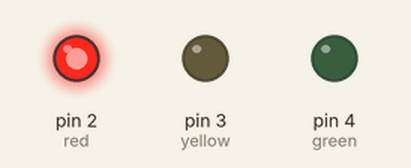
Recording of a sketch running on a simulated Arduino Uno, built with avr-gcc and run on an emulated ATmega328P. Parts: output pins drawn as LEDs (lit = HIGH).

Above: at 1.5 s.
At 3.5 s:
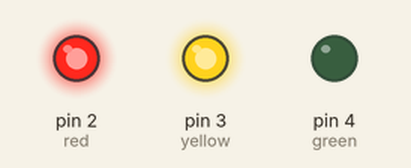
At 5.5 s:
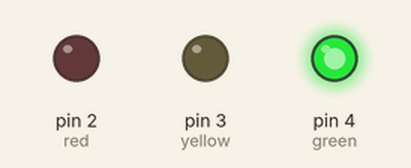
At 7.5 s:
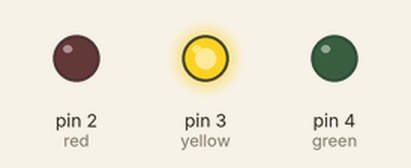
Timing chart, 0 to 10.4 s (numbered marks = the images above):
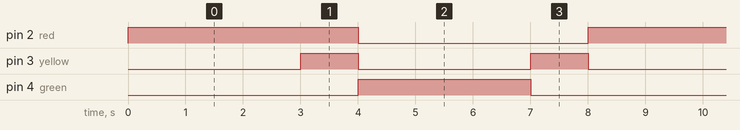

Measured:
- by itself, pin 2 (red): alternates HIGH for 4.0 s and LOW for 4.0 s
- by itself, pin 3 (yellow): alternates HIGH for 1.0 s and LOW for 3.0 s
- by itself, pin 4 (green): alternates HIGH for 3.0 s and LOW for 5.0 s

The sketch:

sketch.ino
```cpp
const int red = 2;
const int yellow = 3;
const int green = 4;

void setup() {
  pinMode(red, OUTPUT);
  pinMode(yellow, OUTPUT);
  pinMode(green, OUTPUT);
}

void loop() {
  digitalWrite(red, HIGH);
  digitalWrite(yellow, LOW);
  digitalWrite(green, LOW);
  delay(3000);

  digitalWrite(red, HIGH);
  digitalWrite(yellow, HIGH);
  digitalWrite(green, LOW);
  delay(1000);

  digitalWrite(red, LOW);
  digitalWrite(yellow, LOW);
  digitalWrite(green, HIGH);
  delay(3000);

  digitalWrite(red, LOW);
  digitalWrite(yellow, HIGH);
  digitalWrite(green, LOW);
  delay(1000);
}
```
